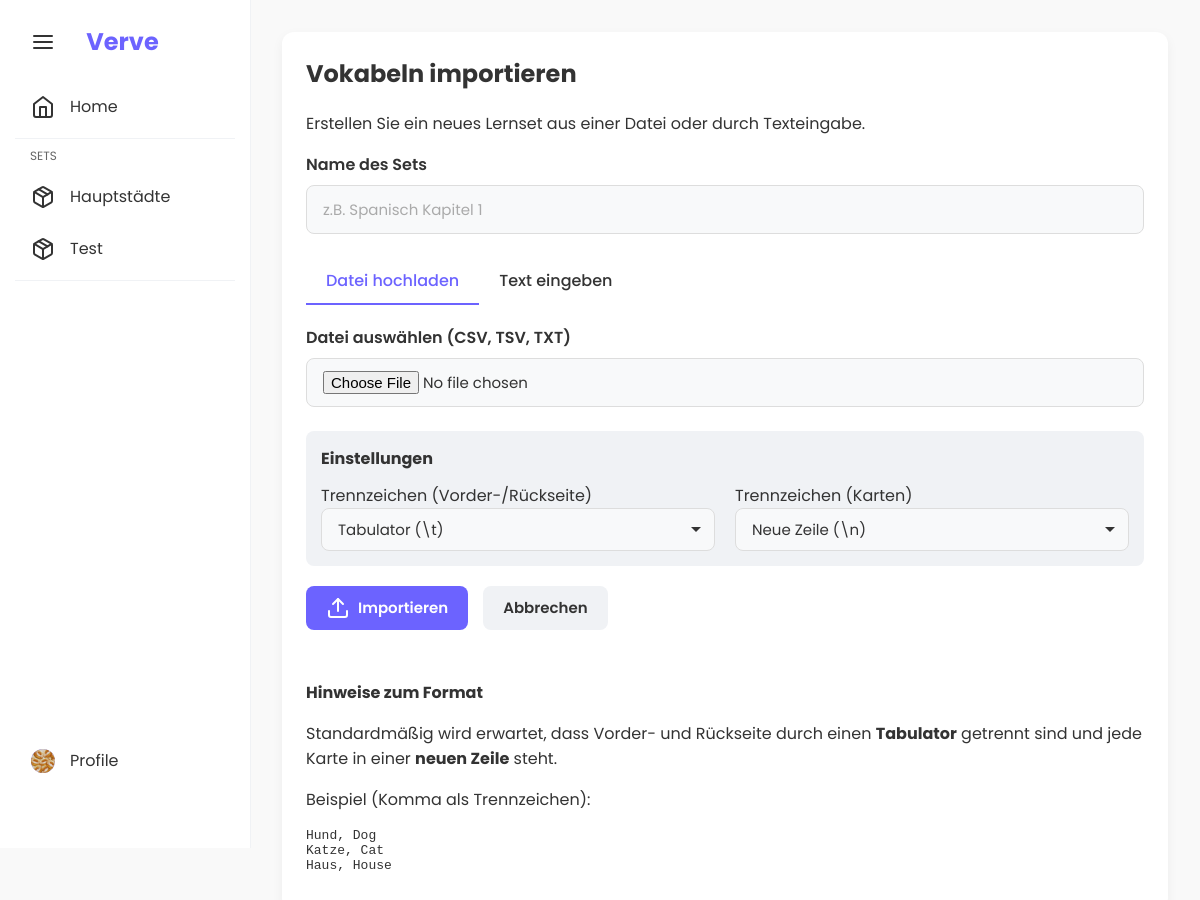
/import (signed in), run on the app's committed database.
### app/models/vocab_set.py (models this page shows, shortened)
class VocabSet(db.Model):
    __tablename__ = 'vocab_sets'
    id = db.Column(db.Integer, primary_key=True)
    name = db.Column(db.String(100), nullable=False)
    user_id = db.Column(db.Integer, db.ForeignKey('users.id'), nullable=True)  # None for shared sets
    is_shared = db.Column(db.Boolean, nullable=False, default=False)
    created_at = db.Column(db.DateTime, nullable=False, default=datetime.now)
    updated_at = db.Column(db.DateTime, nullable=False, default=datetime.now, onupdate=datetime.now)
    cards = db.relationship('Card', backref='vocab_set', lazy=True, cascade='all, delete-orphan')
    def get_due_cards(self) -> List['Card']:
        from app.models.card import Card
        return [card for card in self.cards if card.is_due()]
    def get_statistics(self) -> dict:
        level_counts = {}
        for card in self.cards:
            level = card.level
            level_counts[level] = level_counts.get(level, 0) + 1
        return {
            'total_cards': len(self.cards),
            'level_counts': level_counts,
            'due_cards': len(self.get_due_cards())
        }

### app/models/user.py (models this page shows, shortened)
class User(UserMixin, db.Model):
    __tablename__ = 'users'
    id = db.Column(db.Integer, primary_key=True)
    username = db.Column(db.String(50), unique=True, nullable=False, index=True)
    email = db.Column(db.String(120), unique=True, nullable=False, index=True)
    password_hash = db.Column(db.String(128), nullable=False)
    created_at = db.Column(db.DateTime, nullable=False, default=datetime.now)
    avatar_file = db.Column(db.String(120), nullable=True)
    vocab_sets = db.relationship('VocabSet', backref='user', lazy=True,
                                foreign_keys='VocabSet.user_id')

### app/routes/main.py (the view, shortened to what this page needs)
@main_bp.route("/import", methods=["GET", "POST"])
@login_required
def import_set():
    sets = VocabService.get_all_set_names(current_user.id)
    sidebar_collapsed = request.cookies.get('sidebar_collapsed', 'false') == 'true'
    return render_template(
        "import.html",
        sets=sets,
        sidebar_collapsed=sidebar_collapsed,
        current_user=current_user
    )

### app/__init__.py (called while the page is built)
def setup_login_manager(app: Flask) -> None:
    from flask_login import LoginManager
    from app.models import User
    login_manager = LoginManager()
    login_manager.init_app(app)
    login_manager.login_view = 'auth.login'
    login_manager.login_message = 'Bitte melden Sie sich an, um auf diese Seite zuzugreifen.'
    @login_manager.user_loader
    def load_user(user_id):
        return User.query.get(int(user_id))

### app/models/card.py (called while the page is built)
    def is_due(self) -> bool:
        return self.next_review <= datetime.now()

### app/services/vocab_service.py (called while the page is built)
    @staticmethod
    def get_all_set_names(user_id: int) -> List[Dict]:
        vocab_sets = VocabSet.query.filter(VocabSet.user_id == user_id).all()
        result = []
        for vs in vocab_sets:
            level_counts = vs.get_statistics()['level_counts']
            max_level = max(level_counts.items(), key=lambda x: x[1])[0] if level_counts else 1
            result.append({
                'id': vs.id,
                'name': vs.name,
                'is_shared': vs.is_shared,
                'card_count': len(vs.cards),
                'due_count': len(vs.get_due_cards()),
                'level_counts': level_counts,
                'max_level': max_level
            })
        return result

### templates/import.html (shortened to what this page needs)
{% extends "base.html" %}
{% block content %}
<div class="container">
    <div class="card">
        <div class="card-header">
            <h2>Vokabeln importieren</h2>
            <p>Erstellen Sie ein neues Lernset aus einer Datei oder durch Texteingabe.</p>
        </div>
        <form method="POST" enctype="multipart/form-data" class="import-form" id="importForm">
            <div class="form-group">
                <label for="set_name">Name des Sets</label>
                <input type="text" id="set_name" name="set_name" class="form-control" required
                    placeholder="z.B. Spanisch Kapitel 1">
            </div>
            <div class="import-tabs">
                <div class="tab active" onclick="switchTab('file')">Datei hochladen</div>
                <div class="tab" onclick="switchTab('text')">Text eingeben</div>
            </div>
            <div id="file-section" class="import-section">
                <div class="form-group">
                    <label for="file">Datei auswählen (CSV, TSV, TXT)</label>
                    <div class="file-upload-wrapper">
                        <input type="file" id="file" name="file" accept=".csv,.tsv,.txt" class="form-control">
                    </div>
                </div>
            </div>
            <div class="separator-settings">
                <h3>Einstellungen</h3>
                <div class="row">
                    <div class="col">
                        <label for="field_separator">Trennzeichen (Vorder-/Rückseite)</label>
                        <select id="field_separator" name="field_separator" class="form-control separator-select"
                            onchange="toggleCustom('field'); updatePreview()">
                            <option value="\t">Tabulator (\t)</option>
                        </select>
                    </div>
                    <div class="col">
                        <label for="card_separator">Trennzeichen (Karten)</label>
                        <select id="card_separator" name="card_separator" class="form-control separator-select"
                            onchange="toggleCustom('card'); updatePreview()">
                            <option value="\n">Neue Zeile (\n)</option>
                        </select>
                    </div>
                </div>
            </div>
            <div class="form-actions">
                <button type="submit" class="btn btn-primary">
                    <i data-feather="upload"></i> Importieren
                </button>
                <a href="{{ url_for('main.index') }}" class="btn btn-secondary">Abbrechen</a>
            </div>
        </form>
        <div class="import-instructions">
            <h3>Hinweise zum Format</h3>
            <p>Standardmäßig wird erwartet, dass Vorder- und Rückseite durch einen <strong>Tabulator</strong> getrennt
                sind und jede Karte in einer <strong>neuen Zeile</strong> steht.</p>
            <p>Beispiel (Komma als Trennzeichen):</p>
            <pre>Hund, Dog
Katze, Cat
Haus, House</pre>
        </div>
    </div>
</div>
{% endblock %}

### templates/base.html (shortened to what this page needs)
<!DOCTYPE html>
<html lang="de">
<head>
    <link rel="stylesheet" href="{{ url_for('static', filename='css/style.css') }}">
</head>
<body>
    <div class="sidebar {% if sidebar_collapsed %}collapsed{% endif %}">
        <div class="sidebar-header">
            <button class="sidebar-toggle"><i data-feather="menu"></i></button>
            <span class="sidebar-brand">Verve</span>
        </div>
        <ul class="sidebar-nav">
            <li><a href="{{ url_for('main.index') }}"><i data-feather="home"></i><span>Home</span></a></li>
            <li class="sidebar-separator"></li>
            <li class="sidebar-nav-header"><span>Sets</span></li>
            {% for set in sets %}
            <li>
                <a href="{{ url_for('main.set_overview', set_id=set.id) }}">
                    <i data-feather="package"></i>
                    <span>
                        {{ set.name.replace('_', ' ') | title }}
                    </span>
                </a>
            </li>
            {% endfor %}
            <li class="sidebar-separator"></li>
        </ul>
        {% if current_user.is_authenticated %}
        <div class="sidebar-profile-bottom">
            <a href="{{ url_for('auth.profile') }}" class="profile-link-bottom">
                <div class="sidebar-avatar">
                    {% if current_user.avatar_file %}
                    <img src="{{ url_for('static', filename=current_user.avatar_file) }}" alt="Avatar"
                        style="width: 100%; height: 100%; object-fit: cover; border-radius: 50%;">
                    {% else %}
                    {{ current_user.username[0].upper() }}
                    {% endif %}
                </div>
                <span>Profile</span>
            </a>
        </div>
        {% endif %}
    </div>
    <div class="main-content {% if sidebar_collapsed %}collapsed{% endif %}">
        {% block content %}{% endblock %}
    </div>
</body>
</html>

### templates/import.html (style rules this page uses)
.import-tabs { display: flex; margin-bottom: 20px; border-bottom: 1px solid var(--border-color); }
.tab { padding: 10px 20px; cursor: pointer; border-bottom: 2px solid transparent; font-weight: 500; }
.tab.active { border-bottom-color: var(--primary-color); color: var(--primary-color); }
.separator-settings { margin-top: 15px; padding: 15px; background-color: var(--secondary-color); border-radius: var(--radius-md); }
.separator-settings h3 { font-size: 16px; margin-top: 0; margin-bottom: 12px; }
.row { display: flex; gap: 20px; }
.col { flex: 1; }
.separator-select { appearance: none; background-repeat: no-repeat; background-position: right 12px center; padding-right: 36px; }
.import-instructions { margin-top: 30px; padding-top: 20px; border-top: 1px solid var(--border-color); }
.import-instructions h3 { font-size: 16px; margin-bottom: 10px; }
.form-actions { display: flex; gap: 15px; margin-top: 20px; }

### data on the page
VocabSet: name.replace "Hauptstädte"
VocabSet: name.replace "Test"
User: avatar_file (picture)
